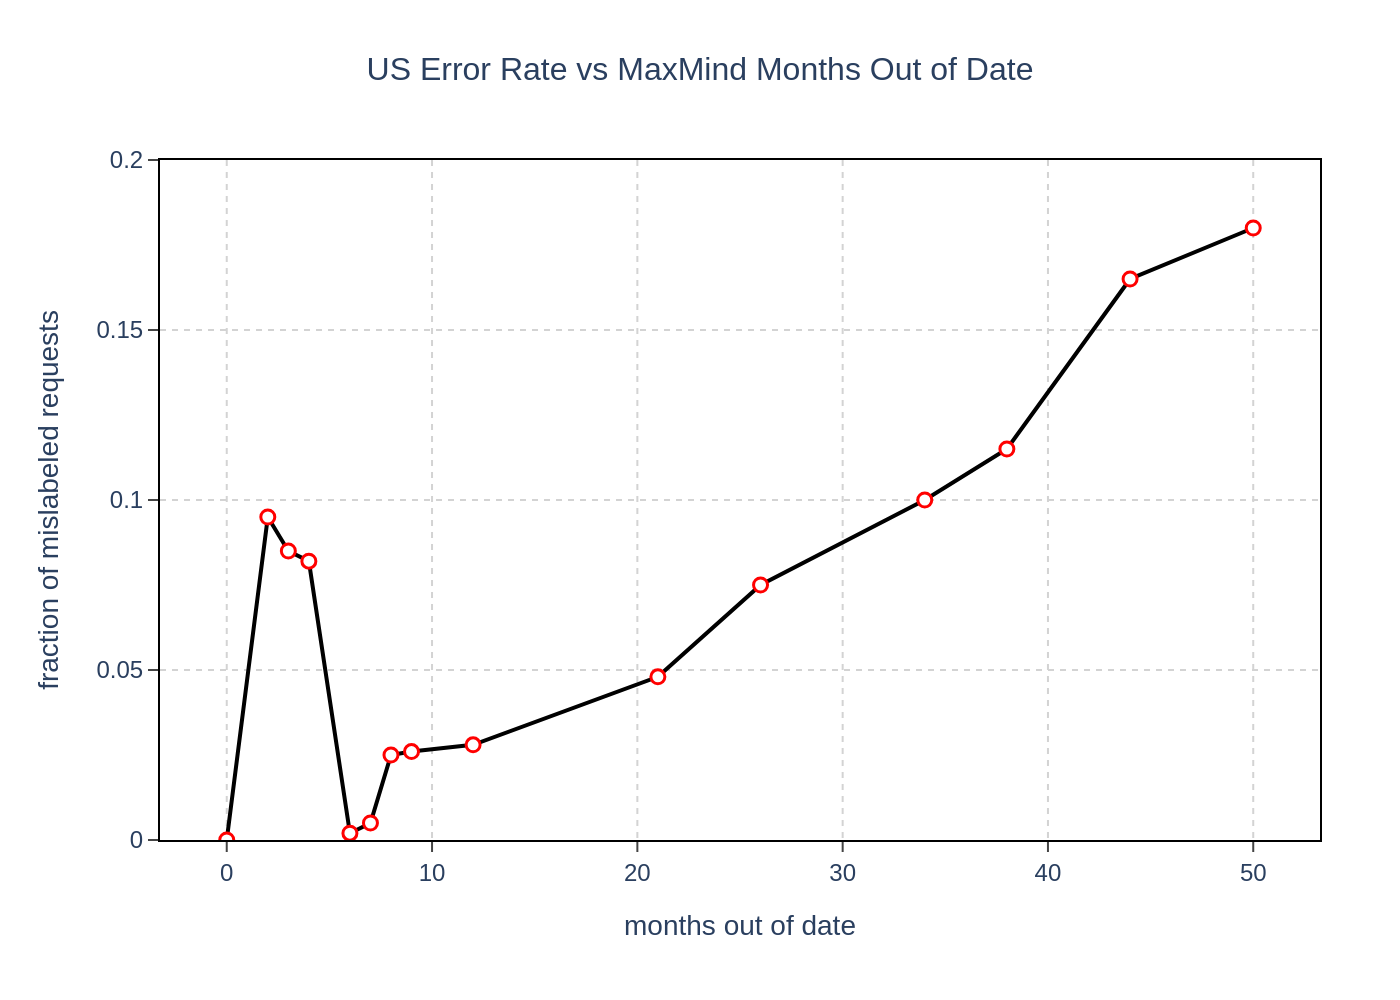

Write Python code to recreate this figure.
import sys
import json
import os
import plotly.graph_objects as go

if len(sys.argv) != 2:
    print("Usage: python <script_name>.py <path_to_json_file>")
    sys.exit(1)

json_path = sys.argv[1]

try:
    with open(json_path, 'r', encoding='utf-8') as f:
        chart_info = json.load(f)
except FileNotFoundError:
    print(f"Error: JSON file not found at {json_path}")
    sys.exit(1)
except json.JSONDecodeError:
    print(f"Error: Could not decode JSON from {json_path}")
    sys.exit(1)

fig = go.Figure()

texts = chart_info['texts']
colors = chart_info['colors']
data_series = chart_info['chart_data'][0]

fig.add_trace(go.Scatter(
    x=data_series['x'],
    y=data_series['y'],
    mode='lines+markers',
    line=dict(color=colors[0]),
    marker=dict(
        symbol='circle',
        color='white',
        line=dict(
            color='#FF0000',
            width=1.5
        ),
        size=7
    ),
    showlegend=False
))

fig.update_layout(
    title=dict(
        text=texts['title'],
        x=0.5,
        font=dict(size=16)
    ),
    xaxis_title=texts['x_axis_title'],
    yaxis_title=texts['y_axis_title'],
    font=dict(family="Arial", size=12),
    plot_bgcolor='white',
    xaxis=dict(
        showline=True,
        linewidth=1,
        linecolor='black',
        mirror=True,
        showgrid=True,
        gridwidth=1,
        gridcolor='lightgrey',
        griddash='dot',
        zeroline=False,
        ticks='outside'
    ),
    yaxis=dict(
        showline=True,
        linewidth=1,
        linecolor='black',
        mirror=True,
        showgrid=True,
        gridwidth=1,
        gridcolor='lightgrey',
        griddash='dot',
        zeroline=False,
        ticks='outside',
        range=[0, 0.20]
    ),
    margin=dict(l=80, r=40, t=80, b=80),
    showlegend=False
)

base_filename = os.path.splitext(os.path.basename(json_path))[0]
output_filename = f"{base_filename}.png"

fig.write_image(output_filename, scale=2)

print(f"Chart saved to {output_filename}")
